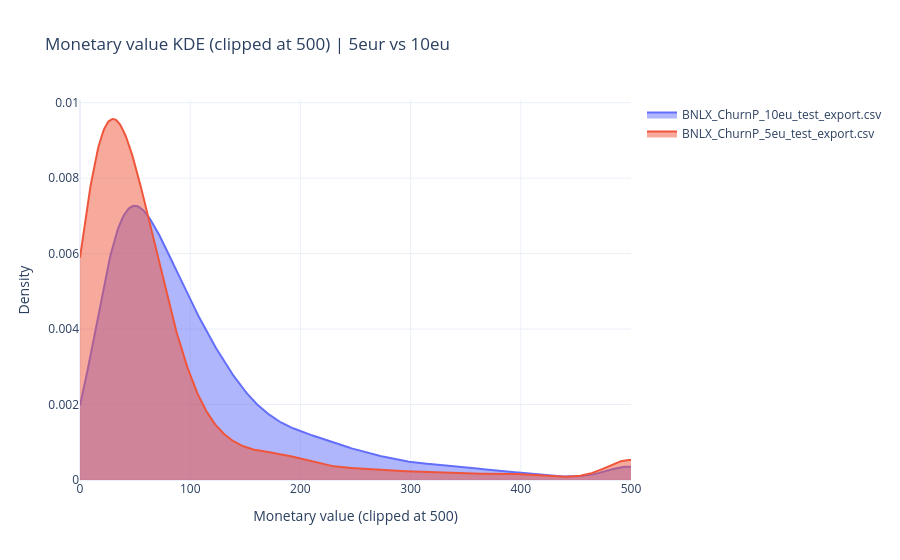

Notebook source saved alongside this figure:
### Code cell
### Sanity check pattern we expec to see 5eu lower monetary value higher uplift, 10eu higher monetary value higher uplift
def plot_monetary_value_kde_top30(predicted_top30_per_treatment, clip_max=500):
    incentives = ["BNLX_ChurnP_5eu_test_export.csv", "BNLX_ChurnP_10eu_test_export.csv"]

    df_plot = predicted_top30_per_treatment.loc[
        predicted_top30_per_treatment["original_incentive_name"].isin(incentives),
        ["original_incentive_name", "monetary_value"]
    ].dropna(subset=["monetary_value"]).copy()

    df_plot["monetary_value"] = df_plot["monetary_value"].clip(upper=clip_max)

    x_grid = np.linspace(0, clip_max, 500)

    fig = go.Figure()

    for name, group in df_plot.groupby("original_incentive_name"):
        values = group["monetary_value"].values

        if len(values) < 2:
            continue

        kde = gaussian_kde(values)
        density = kde(x_grid)

        fig.add_trace(
            go.Scatter(
                x=x_grid,
                y=density,
                mode="lines",
                fill="tozeroy",
                name=name
            )
        )

    fig.update_layout(
        title=f"Monetary value KDE (clipped at {clip_max}) | 5eur vs 10eu",
        xaxis_title=f"Monetary value (clipped at {clip_max})",
        yaxis_title="Density",
        template="plotly_white"
    )

    fig.update_xaxes(range=[0, clip_max])

    fig.show()

plot_monetary_value_kde_top30(test_selected_binary_uplift, clip_max=500)

### Figure 1 — Plotly figure (JSON) as saved in the notebook; plotly's stock layout.template omitted (floating-point values rounded to 4 significant figures; data arrays with more than 128 entries replaced by an {"elided": "..."} marker saying what was removed)
{"data": [{"fill": "tozeroy", "mode": "lines", "name": "BNLX_ChurnP_10eu_test_export.csv", "type": "scatter", "x": {"elided": "500 float values"}, "y": {"elided": "500 float values"}}, {"fill": "tozeroy", "mode": "lines", "name": "BNLX_ChurnP_5eu_test_export.csv", "type": "scatter", "x": {"elided": "500 float values"}, "y": {"elided": "500 float values"}}], "layout": {"title": {"text": "Monetary value KDE (clipped at 500) | 5eur vs 10eu"}, "xaxis": {"range": [0, 500], "title": {"text": "Monetary value (clipped at 500)"}}, "yaxis": {"title": {"text": "Density"}}}}
